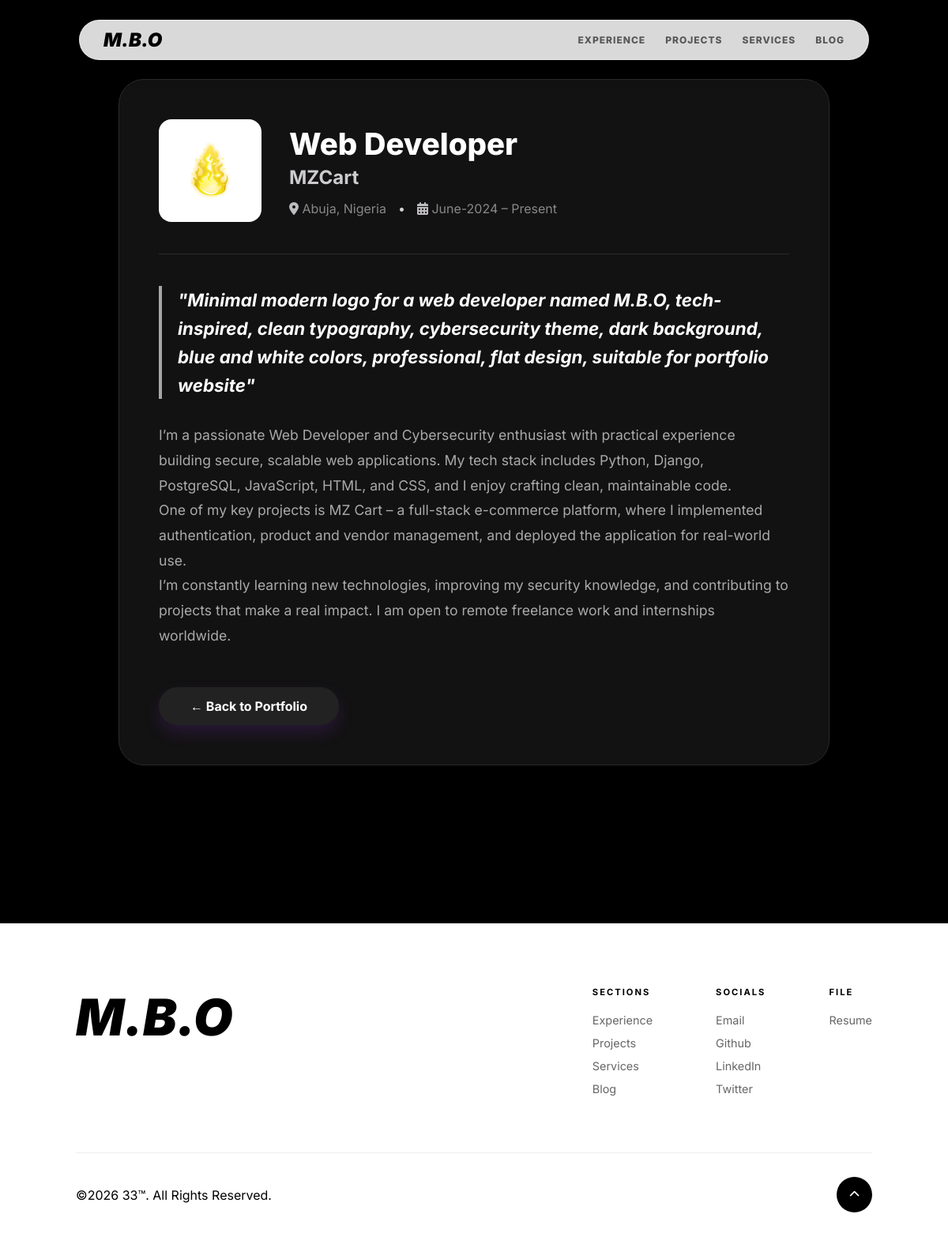
Screenshot of /experience/2/ with the database file from the repository.
### portfolio/models.py (models this page shows, shortened)
class Experience(models.Model):
    title = models.CharField(max_length=100) # e.g., Frontend Engineer
    company = models.CharField(max_length=100) # e.g., Floating Binary
    location = models.CharField(max_length=100) # e.g., Waterloo, Canada
    logo = models.ImageField(upload_to='experience_logos/')
    start_date = models.CharField(max_length=50) # Using string for flexibility like "Feb 2024"
    end_date = models.CharField(max_length=50, default="Present")
    order = models.IntegerField(default=0) # To control display order
    summary = models.CharField(max_length=255, blank=True, help_text="A short one-line catchphrase")
    description = models.TextField(blank=True, help_text="Detailed responsibilities and achievements")
    order = models.IntegerField(default=0)
    class Meta:
        ordering = ['order']

### portfolio/views.py (the view)
# urls.py: path('experience/<int:pk>/', views.experience_detail, name='experience_detail'),
def experience_detail(request, pk):
    experience = get_object_or_404(Experience, pk=pk)
    return render(request, 'portfolio/experience_detail.html', {'experience': experience})

### portfolio/templates/portfolio/experience_detail.html
{% extends "portfolio/base.html" %}
{% block content %}
<section class="detail-page">
    <div class="detail-card">
        <div class="detail-header-flex">
            <div class="detail-logo-box">
                <img src="{{ experience.logo.url }}" alt="{{ experience.company }} Logo">
            </div>
            <div class="header-text">
                <h1>{{ experience.title }}</h1>
                <h2 class="company-accent">{{ experience.company }}</h2>
                <div class="meta-info-row">
                    <span><i class="fas fa-map-marker-alt"></i> {{ experience.location }}</span>
                    <span class="dot-separator">•</span>
                    <span><i class="fas fa-calendar-alt"></i> {{ experience.start_date }} – {{ experience.end_date }}</span>
                </div>
            </div>
        </div>
        <hr class="divider">
        <div class="detail-body">
            {% if experience.summary %}
                <h3 class="summary-highlight">"{{ experience.summary }}"</h3>
            {% endif %}
            <div class="description-text">
                {{ experience.description|linebreaks }}
            </div>
        </div>
        <div class="back-btn-container">
            <a href="/" class="view-history-btn">← Back to Portfolio</a>
        </div>
    </div>
</section>
{% endblock %}

### static/portfolio/css/style.css (style rules this page uses)
:root { --glass: rgba(255, 255, 255, 0.03); --border: rgba(255, 255, 255, 0.1); --purple: #b794f4; --cyan: #70d6ff; --text-main: #ffffff; --text-dim: #94a3b8; --bg-dark: #050505; }
* { margin: 0; padding: 0; box-sizing: border-box; }
body, html { font-family: 'Inter', sans-serif; background-color: var(--bg-dark); color: var(--text-main); overflow-x: hidden; -webkit-font-smoothing: antialiased; }
.view-history-btn { background: #7b2cbf; color: white; padding: 14px 40px; border-radius: 50px; text-decoration: none; font-weight: 700; font-size: 1rem; transition: all 0.3s ease; box-shadow: 0 10px 20px rgba(123, 44, 191, 0.2); }
.detail-page { padding: 120px 5%; display: flex; justify-content: center; background: transparent; }
.detail-card { background: #121212; border: 1px solid #2a2a2a; border-radius: 24px; padding: 50px; max-width: 900px; width: 100%; transition: transform 0.4s ease, border-color 0.4s ease; z-index: 11; }
.detail-header-flex { display: flex; align-items: center; gap: 35px; margin-bottom: 10px; }
.detail-logo-box { width: 130px; height: 130px; background: #ffffff; border-radius: 16px; display: flex; justify-content: center; align-items: center; flex-shrink: 0; transition: transform 0.3s cubic-bezier(0.175, 0.885, 0.32, 1.275); }
.detail-logo-box img { max-width: 75%; max-height: 75%; object-fit: contain; }
.header-text h1 { font-size: 2.4rem; font-weight: 800; color: #ffffff; margin: 0; }
.company-accent { font-size: 1.5rem; color: #cdcbce; margin: 5px 0 15px 0; }
.meta-info-row { color: #888; font-size: 1rem; display: flex; gap: 15px; align-items: center; }
.meta-info-row i { color: #bebbc0; }
.dot-separator { color: #d3d2d2; }
.divider { border: 0; border-top: 1px solid #2a2a2a; margin: 40px 0; }
.summary-highlight { color: #ffffff; font-style: italic; font-size: 1.4rem; line-height: 1.6; margin-bottom: 30px; border-left: 4px solid #a6a5a7; padding-left: 20px; }
.description-text { color: #cccccc; line-height: 1.9; font-size: 1.15rem; }
.back-btn-container { margin-top: 50px; }
.view-history-btn { background: #c006e5; color: white; padding: 14px 40px; border-radius: 50px; text-decoration: none; font-weight: 700; display: inline-block; transition: all 0.3s ease; border: none; }
.view-history-btn { background: #222222; color: white; padding: 14px 40px; border-radius: 50px; text-decoration: none; font-weight: 700; font-size: 1rem; display: inline-block; cursor: pointer; transition: all 0.3s ease; border: none; position: relative; z-index: 11; }
.detail-page { padding: 100px 5%; background: #000; min-height: 100vh; display: flex; justify-content: center; }
.detail-card { background: #121212; border: 1px solid #2a2a2a; border-radius: 32px; max-width: 900px; width: 100%; padding: 50px; box-shadow: 0 40px 100px rgba(0, 0, 0, 0.8); }
.description-text { color: #aaa; line-height: 1.8; font-size: 1.1rem; }
* { margin: 0; padding: 0; box-sizing: border-box; font-family: 'Inter', sans-serif; }
body { background: #000; color: #fff; overflow-x: hidden; }

### rows the page displays
Experience: logo (picture), title "Web Developer", company "MZCart", location "Abuja, Nigeria", start_date "June-2024", end_date "Present", summary "Minimal modern logo for a web developer named M.B.O, tech-inspired, clean typography, cybersecurity theme, dark background, blue and white colors, professional, flat design, suitable for portfolio website", description "I’m a passionate Web Developer and Cybersecurity enthusiast with practical experience building secure, scalable web applications. My tech stack includes Python, Django, PostgreSQL, JavaScript, HTML, and CSS, and I enjoy crafting clean, maintainable code. One of my key projects is MZ Cart – a full-stack e-commerce platform, where I implemented authentication, product and vendor management, and deployed the application for real-world use. I’m constantly learning new technologies, improving my security knowledge, and contributing to projects that make a real impact. I am open to remote freelance work and internships worldwide."
